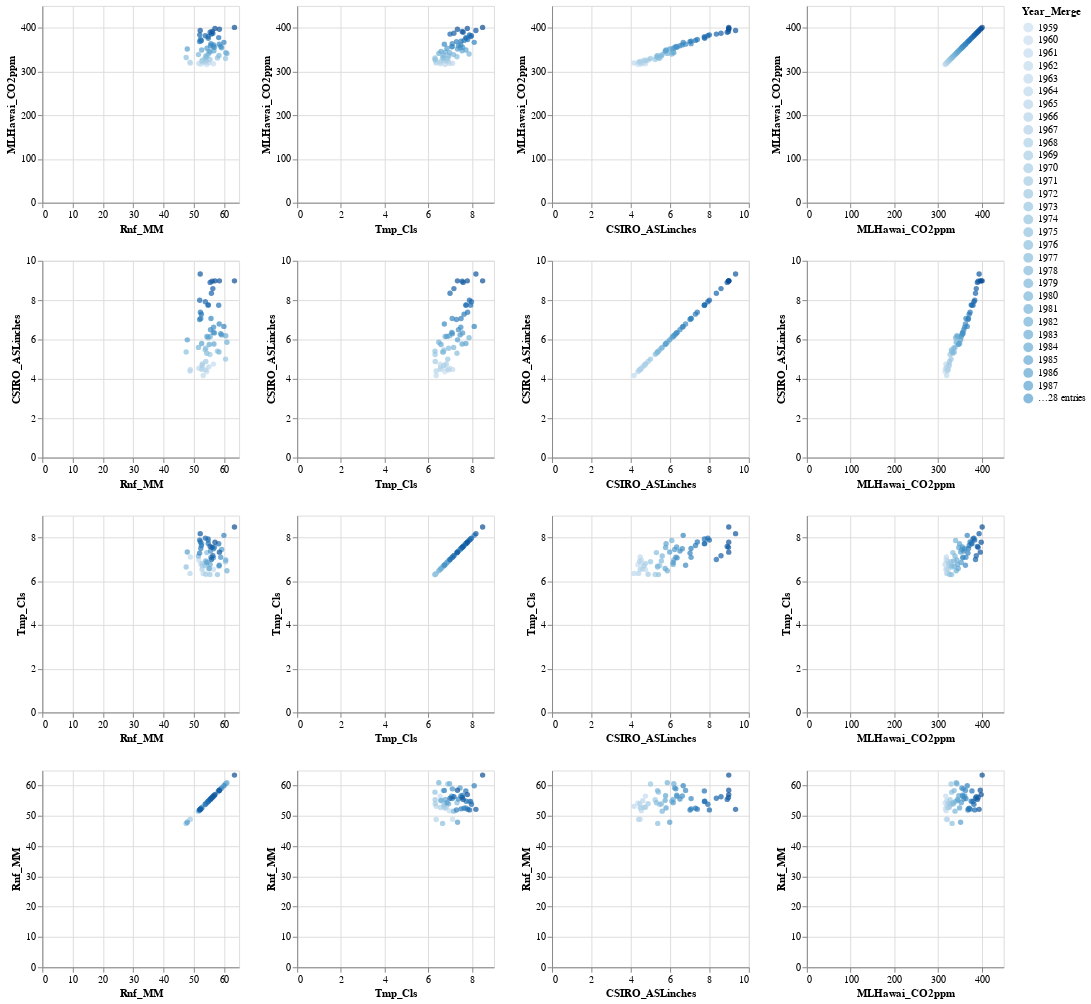

The cell this chart's notebook holds for it:
### Code cell
#Scatter Plot # Distribution
import altair as alt
from vega_datasets import data

alt.Chart(df_merged_final).mark_circle().encode(
    alt.X(alt.repeat("column"), type='quantitative'),
    alt.Y(alt.repeat("row"), type='quantitative'),
    color='Year_Merge:O'
).properties(
    width=200,
    height=200
).repeat(
    column=['Rnf_MM','Tmp_Cls','CSIRO_ASLinches','MLHawai_CO2ppm'],
    row=['MLHawai_CO2ppm','CSIRO_ASLinches','Tmp_Cls','Rnf_MM']
)

### Figure 1 — Vega-Lite specification as saved in the notebook (floating-point values rounded to 4 significant figures)
{"config": {"view": {"continuousWidth": 400, "continuousHeight": 300}}, "repeat": {"column": ["Rnf_MM", "Tmp_Cls", "CSIRO_ASLinches", "MLHawai_CO2ppm"], "row": ["MLHawai_CO2ppm", "CSIRO_ASLinches", "Tmp_Cls", "Rnf_MM"]}, "spec": {"data": {"name": "data-bec87964546378e46fc76c89abcf4b2d"}, "mark": "circle", "encoding": {"color": {"type": "ordinal", "field": "Year_Merge"}, "x": {"type": "quantitative", "field": {"repeat": "column"}}, "y": {"type": "quantitative", "field": {"repeat": "row"}}}, "height": 200, "width": 200}, "$schema": "https://vega.github.io/schema/vega-lite/v4.8.1.json", "datasets": {"data-bec87964546378e46fc76c89abcf4b2d": [{"Year_Merge": 1959, "Rnf_MM": 54.3, "Anamoly_RnfMM": -0.6888, "Tmp_Cls": 6.752, "Anamoly_TmpCls": -0.4105, "CSIRO_ASLinches": 4.358, "Anamoly_CSIRO_ASLinches": -1.939, "MLHawai_CO2ppm": 316.0, "Anamoly_CO2ppm": -35.67}, {"Year_Merge": 1960, "Rnf_MM": 52.34, "Anamoly_RnfMM": -2.641, "Tmp_Cls": 6.788, "Anamoly_TmpCls": -0.3738, "CSIRO_ASLinches": 4.504, "Anamoly_CSIRO_ASLinches": -1.793, "MLHawai_CO2ppm": 316.9, "Anamoly_CO2ppm": -34.73}, {"Year_Merge": 1961, "Rnf_MM": 56.53, "Anamoly_RnfMM": 1.543, "Tmp_Cls": 6.538, "Anamoly_TmpCls": -0.6246, "CSIRO_ASLinches": 4.748, "Anamoly_CSIRO_ASLinches": -1.549, "MLHawai_CO2ppm": 317.6, "Anamoly_CO2ppm": -34.0}, {"Year_Merge": 1962, "Rnf_MM": 51.67, "Anamoly_RnfMM": -3.312, "Tmp_Cls": 6.968, "Anamoly_TmpCls": -0.1939, "CSIRO_ASLinches": 4.543, "Anamoly_CSIRO_ASLinches": -1.754, "MLHawai_CO2ppm": 318.4, "Anamoly_CO2ppm": -33.19}, {"Year_Merge": 1963, "Rnf_MM": 48.88, "Anamoly_RnfMM": -6.1, "Tmp_Cls": 7.108, "Anamoly_TmpCls": -0.05379, "CSIRO_ASLinches": 4.48, "Anamoly_CSIRO_ASLinches": -1.817, "MLHawai_CO2ppm": 319.0, "Anamoly_CO2ppm": -32.65}, {"Year_Merge": 1964, "Rnf_MM": 53.14, "Anamoly_RnfMM": -1.84, "Tmp_Cls": 6.357, "Anamoly_TmpCls": -0.8052, "CSIRO_ASLinches": 4.169, "Anamoly_CSIRO_ASLinches": -2.128, "MLHawai_CO2ppm": 319.6, "Anamoly_CO2ppm": -32.02}, {"Year_Merge": 1965, "Rnf_MM": 54.98, "Anamoly_RnfMM": -0.007966, "Tmp_Cls": 6.562, "Anamoly_TmpCls": -0.6001, "CSIRO_ASLinches": 4.61, "Anamoly_CSIRO_ASLinches": -1.687, "MLHawai_CO2ppm": 320.0, "Anamoly_CO2ppm": -31.6}, {"Year_Merge": 1966, "Rnf_MM": 48.79, "Anamoly_RnfMM": -6.193, "Tmp_Cls": 6.357, "Anamoly_TmpCls": -0.8049, "CSIRO_ASLinches": 4.398, "Anamoly_CSIRO_ASLinches": -1.9, "MLHawai_CO2ppm": 321.4, "Anamoly_CO2ppm": -30.26}, {"Year_Merge": 1967, "Rnf_MM": 54.02, "Anamoly_RnfMM": -0.961, "Tmp_Cls": 6.916, "Anamoly_TmpCls": -0.2466, "CSIRO_ASLinches": 4.453, "Anamoly_CSIRO_ASLinches": -1.844, "MLHawai_CO2ppm": 322.2, "Anamoly_CO2ppm": -29.48}, {"Year_Merge": 1968, "Rnf_MM": 52.78, "Anamoly_RnfMM": -2.208, "Tmp_Cls": 6.543, "Anamoly_TmpCls": -0.6193, "CSIRO_ASLinches": 4.484, "Anamoly_CSIRO_ASLinches": -1.813, "MLHawai_CO2ppm": 323.0, "Anamoly_CO2ppm": -28.6}, {"Year_Merge": 1969, "Rnf_MM": 52.82, "Anamoly_RnfMM": -2.168, "Tmp_Cls": 6.816, "Anamoly_TmpCls": -0.3459, "CSIRO_ASLinches": 4.752, "Anamoly_CSIRO_ASLinches": -1.545, "MLHawai_CO2ppm": 324.6, "Anamoly_CO2ppm": -27.02}, {"Year_Merge": 1970, "Rnf_MM": 52.84, "Anamoly_RnfMM": -2.149, "Tmp_Cls": 6.707, "Anamoly_TmpCls": -0.4553, "CSIRO_ASLinches": 4.677, "Anamoly_CSIRO_ASLinches": -1.62, "MLHawai_CO2ppm": 325.7, "Anamoly_CO2ppm": -25.96}, {"Year_Merge": 1971, "Rnf_MM": 54.01, "Anamoly_RnfMM": -0.9782, "Tmp_Cls": 6.316, "Anamoly_TmpCls": -0.8466, "CSIRO_ASLinches": 4.882, "Anamoly_CSIRO_ASLinches": -1.415, "MLHawai_CO2ppm": 326.3, "Anamoly_CO2ppm": -25.32}, {"Year_Merge": 1972, "Rnf_MM": 55.37, "Anamoly_RnfMM": 0.3863, "Tmp_Cls": 6.309, "Anamoly_TmpCls": -0.8527, "CSIRO_ASLinches": 5.24, "Anamoly_CSIRO_ASLinches": -1.057, "MLHawai_CO2ppm": 327.4, "Anamoly_CO2ppm": -24.19}, {"Year_Merge": 1973, "Rnf_MM": 60.52, "Anamoly_RnfMM": 5.536, "Tmp_Cls": 6.888, "Anamoly_TmpCls": -0.2746, "CSIRO_ASLinches": 5.004, "Anamoly_CSIRO_ASLinches": -1.293, "MLHawai_CO2ppm": 329.7, "Anamoly_CO2ppm": -21.96}, {"Year_Merge": 1974, "Rnf_MM": 53.78, "Anamoly_RnfMM": -1.21, "Tmp_Cls": 6.714, "Anamoly_TmpCls": -0.4485, "CSIRO_ASLinches": 5.472, "Anamoly_CSIRO_ASLinches": -0.8248, "MLHawai_CO2ppm": 330.2, "Anamoly_CO2ppm": -21.46}, {"Year_Merge": 1975, "Rnf_MM": 57.85, "Anamoly_RnfMM": 2.86, "Tmp_Cls": 6.302, "Anamoly_TmpCls": -0.8597, "CSIRO_ASLinches": 5.409, "Anamoly_CSIRO_ASLinches": -0.8878, "MLHawai_CO2ppm": 331.1, "Anamoly_CO2ppm": -20.56}, {"Year_Merge": 1976, "Rnf_MM": 47.51, "Anamoly_RnfMM": -7.474, "Tmp_Cls": 6.65, "Anamoly_TmpCls": -0.512, "CSIRO_ASLinches": 5.37, "Anamoly_CSIRO_ASLinches": -0.9271, "MLHawai_CO2ppm": 332.1, "Anamoly_CO2ppm": -19.59}, {"Year_Merge": 1977, "Rnf_MM": 54.33, "Anamoly_RnfMM": -0.6563, "Tmp_Cls": 7.309, "Anamoly_TmpCls": 0.1469, "CSIRO_ASLinches": 5.303, "Anamoly_CSIRO_ASLinches": -0.9941, "MLHawai_CO2ppm": 333.8, "Anamoly_CO2ppm": -17.86}, {"Year_Merge": 1978, "Rnf_MM": 53.98, "Anamoly_RnfMM": -1.008, "Tmp_Cls": 6.928, "Anamoly_TmpCls": -0.2342, "CSIRO_ASLinches": 5.555, "Anamoly_CSIRO_ASLinches": -0.7421, "MLHawai_CO2ppm": 335.4, "Anamoly_CO2ppm": -16.23}, {"Year_Merge": 1979, "Rnf_MM": 58.36, "Anamoly_RnfMM": 3.37, "Tmp_Cls": 6.689, "Anamoly_TmpCls": -0.4732, "CSIRO_ASLinches": 5.362, "Anamoly_CSIRO_ASLinches": -0.935, "MLHawai_CO2ppm": 336.8, "Anamoly_CO2ppm": -14.86}, {"Year_Merge": 1980, "Rnf_MM": 51.57, "Anamoly_RnfMM": -3.414, "Tmp_Cls": 7.156, "Anamoly_TmpCls": -0.006148, "CSIRO_ASLinches": 5.598, "Anamoly_CSIRO_ASLinches": -0.6988, "MLHawai_CO2ppm": 338.7, "Anamoly_CO2ppm": -12.96}, {"Year_Merge": 1981, "Rnf_MM": 54.8, "Anamoly_RnfMM": -0.1876, "Tmp_Cls": 7.861, "Anamoly_TmpCls": 0.6986, "CSIRO_ASLinches": 6.087, "Anamoly_CSIRO_ASLinches": -0.2106, "MLHawai_CO2ppm": 340.1, "Anamoly_CO2ppm": -11.54}, {"Year_Merge": 1982, "Rnf_MM": 60.98, "Anamoly_RnfMM": 5.991, "Tmp_Cls": 6.478, "Anamoly_TmpCls": -0.6837, "CSIRO_ASLinches": 5.858, "Anamoly_CSIRO_ASLinches": -0.4389, "MLHawai_CO2ppm": 341.4, "Anamoly_CO2ppm": -10.2}, {"Year_Merge": 1983, "Rnf_MM": 60.6, "Anamoly_RnfMM": 5.612, "Tmp_Cls": 6.971, "Anamoly_TmpCls": -0.191, "CSIRO_ASLinches": 6.189, "Anamoly_CSIRO_ASLinches": -0.1082, "MLHawai_CO2ppm": 343.0, "Anamoly_CO2ppm": -8.607}, {"Year_Merge": 1984, "Rnf_MM": 55.44, "Anamoly_RnfMM": 0.4597, "Tmp_Cls": 6.77, "Anamoly_TmpCls": -0.392, "CSIRO_ASLinches": 6.154, "Anamoly_CSIRO_ASLinches": -0.1437, "MLHawai_CO2ppm": 344.6, "Anamoly_CO2ppm": -7.057}, {"Year_Merge": 1985, "Rnf_MM": 55.14, "Anamoly_RnfMM": 0.152, "Tmp_Cls": 6.578, "Anamoly_TmpCls": -0.5837, "CSIRO_ASLinches": 5.748, "Anamoly_CSIRO_ASLinches": -0.5492, "MLHawai_CO2ppm": 346.0, "Anamoly_CO2ppm": -5.597}, {"Year_Merge": 1986, "Rnf_MM": 56.68, "Anamoly_RnfMM": 1.699, "Tmp_Cls": 7.542, "Anamoly_TmpCls": 0.3797, "CSIRO_ASLinches": 5.772, "Anamoly_CSIRO_ASLinches": -0.5256, "MLHawai_CO2ppm": 347.4, "Anamoly_CO2ppm": -4.247}, {"Year_Merge": 1987, "Rnf_MM": 52.63, "Anamoly_RnfMM": -2.354, "Tmp_Cls": 7.718, "Anamoly_TmpCls": 0.556, "CSIRO_ASLinches": 5.795, "Anamoly_CSIRO_ASLinches": -0.5019, "MLHawai_CO2ppm": 349.2, "Anamoly_CO2ppm": -2.477}, {"Year_Merge": 1988, "Rnf_MM": 47.88, "Anamoly_RnfMM": -7.108, "Tmp_Cls": 7.334, "Anamoly_TmpCls": 0.1723, "CSIRO_ASLinches": 5.98, "Anamoly_CSIRO_ASLinches": -0.3169, "MLHawai_CO2ppm": 351.6, "Anamoly_CO2ppm": -0.07719}, {"Year_Merge": 1989, "Rnf_MM": 54.38, "Anamoly_RnfMM": -0.6059, "Tmp_Cls": 6.853, "Anamoly_TmpCls": -0.3093, "CSIRO_ASLinches": 6.157, "Anamoly_CSIRO_ASLinches": -0.1397, "MLHawai_CO2ppm": 353.1, "Anamoly_CO2ppm": 1.433}, {"Year_Merge": 1990, "Rnf_MM": 59.24, "Anamoly_RnfMM": 4.254, "Tmp_Cls": 7.451, "Anamoly_TmpCls": 0.2891, "CSIRO_ASLinches": 6.232, "Anamoly_CSIRO_ASLinches": -0.06493, "MLHawai_CO2ppm": 354.4, "Anamoly_CO2ppm": 2.713}, {"Year_Merge": 1991, "Rnf_MM": 56.85, "Anamoly_RnfMM": 1.863, "Tmp_Cls": 7.566, "Anamoly_TmpCls": 0.4037, "CSIRO_ASLinches": 6.335, "Anamoly_CSIRO_ASLinches": 0.03744, "MLHawai_CO2ppm": 355.6, "Anamoly_CO2ppm": 3.933}, {"Year_Merge": 1992, "Rnf_MM": 56.48, "Anamoly_RnfMM": 1.499, "Tmp_Cls": 7.069, "Anamoly_TmpCls": -0.09295, "CSIRO_ASLinches": 6.358, "Anamoly_CSIRO_ASLinches": 0.06106, "MLHawai_CO2ppm": 356.4, "Anamoly_CO2ppm": 4.743}, {"Year_Merge": 1993, "Rnf_MM": 58.93, "Anamoly_RnfMM": 3.948, "Tmp_Cls": 7.096, "Anamoly_TmpCls": -0.06578, "CSIRO_ASLinches": 6.291, "Anamoly_CSIRO_ASLinches": -0.005871, "MLHawai_CO2ppm": 357.1, "Anamoly_CO2ppm": 5.433}, {"Year_Merge": 1994, "Rnf_MM": 55.55, "Anamoly_RnfMM": 0.5642, "Tmp_Cls": 7.377, "Anamoly_TmpCls": 0.2148, "CSIRO_ASLinches": 6.5, "Anamoly_CSIRO_ASLinches": 0.2028, "MLHawai_CO2ppm": 358.8, "Anamoly_CO2ppm": 7.183}, {"Year_Merge": 1995, "Rnf_MM": 56.57, "Anamoly_RnfMM": 1.586, "Tmp_Cls": 7.484, "Anamoly_TmpCls": 0.3218, "CSIRO_ASLinches": 6.618, "Anamoly_CSIRO_ASLinches": 0.3209, "MLHawai_CO2ppm": 360.8, "Anamoly_CO2ppm": 9.163}, {"Year_Merge": 1996, "Rnf_MM": 58.43, "Anamoly_RnfMM": 3.441, "Tmp_Cls": 6.731, "Anamoly_TmpCls": -0.4315, "CSIRO_ASLinches": 6.787, "Anamoly_CSIRO_ASLinches": 0.4902, "MLHawai_CO2ppm": 362.6, "Anamoly_CO2ppm": 10.95}, {"Year_Merge": 1997, "Rnf_MM": 55.71, "Anamoly_RnfMM": 0.7273, "Tmp_Cls": 7.091, "Anamoly_TmpCls": -0.07145, "CSIRO_ASLinches": 7.067, "Anamoly_CSIRO_ASLinches": 0.7697, "MLHawai_CO2ppm": 363.7, "Anamoly_CO2ppm": 12.07}, {"Year_Merge": 1998, "Rnf_MM": 59.98, "Anamoly_RnfMM": 4.991, "Tmp_Cls": 8.098, "Anamoly_TmpCls": 0.9355, "CSIRO_ASLinches": 6.665, "Anamoly_CSIRO_ASLinches": 0.3681, "MLHawai_CO2ppm": 366.6, "Anamoly_CO2ppm": 15.01}, {"Year_Merge": 1999, "Rnf_MM": 51.96, "Anamoly_RnfMM": -3.029, "Tmp_Cls": 7.287, "Anamoly_TmpCls": 0.1244, "CSIRO_ASLinches": 7.012, "Anamoly_CSIRO_ASLinches": 0.7146, "MLHawai_CO2ppm": 368.3, "Anamoly_CO2ppm": 16.69}, {"Year_Merge": 2000, "Rnf_MM": 52.33, "Anamoly_RnfMM": -2.657, "Tmp_Cls": 7.496, "Anamoly_TmpCls": 0.3342, "CSIRO_ASLinches": 7.063, "Anamoly_CSIRO_ASLinches": 0.7658, "MLHawai_CO2ppm": 369.5, "Anamoly_CO2ppm": 17.88}, {"Year_Merge": 2001, "Rnf_MM": 52.54, "Anamoly_RnfMM": -2.448, "Tmp_Cls": 7.633, "Anamoly_TmpCls": 0.4711, "CSIRO_ASLinches": 7.287, "Anamoly_CSIRO_ASLinches": 0.9902, "MLHawai_CO2ppm": 371.1, "Anamoly_CO2ppm": 19.49}, {"Year_Merge": 2002, "Rnf_MM": 52.22, "Anamoly_RnfMM": -2.761, "Tmp_Cls": 7.795, "Anamoly_TmpCls": 0.6328, "CSIRO_ASLinches": 7.382, "Anamoly_CSIRO_ASLinches": 1.085, "MLHawai_CO2ppm": 373.2, "Anamoly_CO2ppm": 21.58}, {"Year_Merge": 2003, "Rnf_MM": 54.82, "Anamoly_RnfMM": -0.1645, "Tmp_Cls": 7.73, "Anamoly_TmpCls": 0.5677, "CSIRO_ASLinches": 7.76, "Anamoly_CSIRO_ASLinches": 1.463, "MLHawai_CO2ppm": 375.8, "Anamoly_CO2ppm": 24.13}, {"Year_Merge": 2004, "Rnf_MM": 58.26, "Anamoly_RnfMM": 3.275, "Tmp_Cls": 7.714, "Anamoly_TmpCls": 0.5514, "CSIRO_ASLinches": 7.74, "Anamoly_CSIRO_ASLinches": 1.443, "MLHawai_CO2ppm": 377.5, "Anamoly_CO2ppm": 25.85}, {"Year_Merge": 2005, "Rnf_MM": 54.75, "Anamoly_RnfMM": -0.2321, "Tmp_Cls": 7.931, "Anamoly_TmpCls": 0.7689, "CSIRO_ASLinches": 7.744, "Anamoly_CSIRO_ASLinches": 1.447, "MLHawai_CO2ppm": 379.8, "Anamoly_CO2ppm": 28.16}, {"Year_Merge": 2006, "Rnf_MM": 53.84, "Anamoly_RnfMM": -1.14, "Tmp_Cls": 7.972, "Anamoly_TmpCls": 0.8096, "CSIRO_ASLinches": 7.917, "Anamoly_CSIRO_ASLinches": 1.62, "MLHawai_CO2ppm": 381.9, "Anamoly_CO2ppm": 30.26}, {"Year_Merge": 2007, "Rnf_MM": 51.98, "Anamoly_RnfMM": -3.001, "Tmp_Cls": 7.879, "Anamoly_TmpCls": 0.7173, "CSIRO_ASLinches": 7.996, "Anamoly_CSIRO_ASLinches": 1.699, "MLHawai_CO2ppm": 383.8, "Anamoly_CO2ppm": 32.12}, {"Year_Merge": 2008, "Rnf_MM": 55.85, "Anamoly_RnfMM": 0.8619, "Tmp_Cls": 6.99, "Anamoly_TmpCls": -0.1719, "CSIRO_ASLinches": 8.35, "Anamoly_CSIRO_ASLinches": 2.053, "MLHawai_CO2ppm": 385.6, "Anamoly_CO2ppm": 33.95}, {"Year_Merge": 2009, "Rnf_MM": 56.33, "Anamoly_RnfMM": 1.343, "Tmp_Cls": 7.167, "Anamoly_TmpCls": 0.005276, "CSIRO_ASLinches": 8.587, "Anamoly_CSIRO_ASLinches": 2.289, "MLHawai_CO2ppm": 387.4, "Anamoly_CO2ppm": 35.73}, {"Year_Merge": 2010, "Rnf_MM": 55.44, "Anamoly_RnfMM": 0.4514, "Tmp_Cls": 7.591, "Anamoly_TmpCls": 0.4292, "CSIRO_ASLinches": 8.902, "Anamoly_CSIRO_ASLinches": 2.604, "MLHawai_CO2ppm": 389.9, "Anamoly_CO2ppm": 38.21}, {"Year_Merge": 2011, "Rnf_MM": 56.06, "Anamoly_RnfMM": 1.079, "Tmp_Cls": 7.548, "Anamoly_TmpCls": 0.386, "CSIRO_ASLinches": 8.965, "Anamoly_CSIRO_ASLinches": 2.667, "MLHawai_CO2ppm": 391.6, "Anamoly_CO2ppm": 39.99}, {"Year_Merge": 2012, "Rnf_MM": 52.16, "Anamoly_RnfMM": -2.829, "Tmp_Cls": 8.174, "Anamoly_TmpCls": 1.012, "CSIRO_ASLinches": 9.327, "Anamoly_CSIRO_ASLinches": 3.03, "MLHawai_CO2ppm": 393.8, "Anamoly_CO2ppm": 42.18}, {"Year_Merge": 2013, "Rnf_MM": 58.49, "Anamoly_RnfMM": 3.506, "Tmp_Cls": 7.329, "Anamoly_TmpCls": 0.1673, "CSIRO_ASLinches": 8.98, "Anamoly_CSIRO_ASLinches": 2.683, "MLHawai_CO2ppm": 396.5, "Anamoly_CO2ppm": 44.84}, {"Year_Merge": 2014, "Rnf_MM": 57.03, "Anamoly_RnfMM": 2.047, "Tmp_Cls": 7.782, "Anamoly_TmpCls": 0.6203, "CSIRO_ASLinches": 8.98, "Anamoly_CSIRO_ASLinches": 2.683, "MLHawai_CO2ppm": 398.6, "Anamoly_CO2ppm": 46.97}, {"Year_Merge": 2015, "Rnf_MM": 63.47, "Anamoly_RnfMM": 8.481, "Tmp_Cls": 8.481, "Anamoly_TmpCls": 1.319, "CSIRO_ASLinches": 8.98, "Anamoly_CSIRO_ASLinches": 2.683, "MLHawai_CO2ppm": 400.8, "Anamoly_CO2ppm": 49.19}]}}
